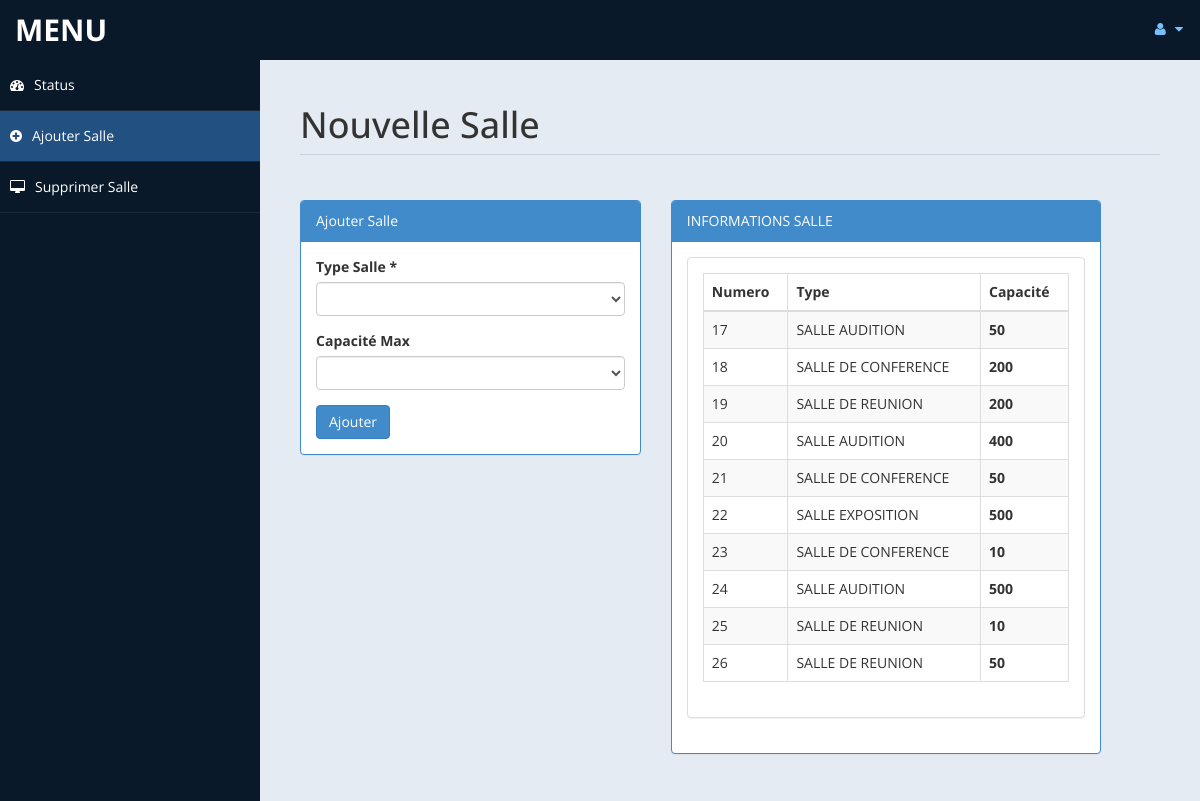
The app's page /admin/room.php (signed in) with its own data.
### tables this page shows
CREATE TABLE `room` (
  `id` int(10) UNSIGNED NOT NULL,
  `type` varchar(50) DEFAULT NULL,
  `Capacity` varchar(10) DEFAULT NULL,
  `place` varchar(10) DEFAULT NULL,
  `cusid` int(11) DEFAULT NULL
);

### admin/room.php (the view, shortened to what this page needs)
<!DOCTYPE html>
<html xmlns="http://www.w3.org/1999/xhtml">
<head>
    <link href="assets/css/bootstrap.css" rel="stylesheet" />
    <link href="assets/css/font-awesome.css" rel="stylesheet" />
    <link href="assets/css/custom-styles.css" rel="stylesheet" />
</head>
<body>
    <div id="wrapper">
        <nav class="navbar navbar-default top-navbar" role="navigation">
            <div class="navbar-header">
                <a class="navbar-brand" href="home.php">MENU </a>
            </div>
            <ul class="nav navbar-top-links navbar-right">
                <li class="dropdown">
                    <a class="dropdown-toggle" data-toggle="dropdown" href="#" aria-expanded="false">
                        <i class="fa fa-user fa-fw"></i> <i class="fa fa-caret-down"></i>
                    </a>
                </li>
            </ul>
        </nav>
        <nav class="navbar-default navbar-side" role="navigation">
            <div class="sidebar-collapse">
                <ul class="nav" id="main-menu">
                    <li>
                        <a  href="settings.php"><i class="fa fa-dashboard"></i>Status</a>
                    </li>
					<li>
                        <a  class="active-menu" href="room.php"><i class="fa fa-plus-circle"></i>Ajouter Salle</a>
                    </li>
                    <li>
                        <a  href="roomdel.php"><i class="fa fa-desktop"></i>Supprimer Salle</a>
                    </li>
            </div>
        </nav>
        <div id="page-wrapper" >
            <div id="page-inner">
			 <div class="row">
                    <div class="col-md-12">
                        <h1 class="page-header">
                           Nouvelle Salle <small></small>
                        </h1>
                    </div>
                </div>
            <div class="row">
                <div class="col-md-5 col-sm-5">
                    <div class="panel panel-primary">
                        <div class="panel-heading">
                            Ajouter Salle
                        </div>
                        <div class="panel-body">
						<form name="form" method="post">
                            <div class="form-group">
                                            <label>Type Salle *</label>
                                            <select name="troom"  class="form-control" required>
                                                <option value selected ></option>
                                                <option value="SALLE AUDITION">SALLE AUDITION</option>
                                            </select>
                              </div>
								<div class="form-group">
                                            <label>Capacité Max</label>
                                            <select name="Capacity" class="form-control" required>
                                                <option value selected ></option>
                                                <option value="10">10</option>
                                            </select>
                               </div>
							 <input type="submit" name="add" value="Ajouter" class="btn btn-primary">
							</form>
							<?php
							 include('db.php');
							?>
                        </div>
                    </div>
                </div>
            <div class="row">
                <div class="col-md-6 col-sm-6">
                    <div class="panel panel-primary">
                        <div class="panel-heading">
                            INFORMATIONS SALLE
                        </div>
                        <div class="panel-body">
                    <div class="panel panel-default">
                        <?php
						$sql = "select * from room limit 0,10";
						$re = mysqli_query($con,$sql)
						?>
                        <div class="panel-body">
                            <div class="table-responsive">
                                <table class="table table-striped table-bordered table-hover" id="dataTables-example">
                                    <thead>
                                        <tr>
                                            <th>Numero </th>
                                            <th>Type</th>
											<th>Capacité</th>
                                        </tr>
                                    </thead>
                                    <tbody>
									<?php
										while($row= mysqli_fetch_array($re))
										{
												$id = $row['id'];
											if($id % 2 == 0)
											{
												echo "<tr class=odd gradeX>
													<td>".$row['id']."</td>
													<td>".$row['type']."</td>
												   <th>".$row['Capacity']."</th>
												</tr>";
											}
											else
											{
												echo"<tr class=even gradeC>
													<td>".$row['id']."</td>
													<td>".$row['type']."</td>
												   <th>".$row['Capacity']."</th>
												</tr>";
											}
										}
									?>
                                    </tbody>
                                </table>
                            </div>
                        </div>
                    </div>
                       </div>
                    </div>
                </div>
            </div>
					</div>
            </div>
        </div>
</body>
</html>

### admin/assets/css/custom-styles.css (style rules this page uses)
body { font-family: 'Open Sans', sans-serif; }
#wrapper { width: 100%; background:#09192A; }
#page-wrapper { padding: 15px 15px; min-height: 600px; background:#E5EBF2; }
#page-inner { width:100%; margin:10px 20px 10px 0px; background-color:transparent; padding:10px; min-height:1200px; }
h1, .h1, h2, .h2, h3, .h3 { margin-top: 7px; margin-bottom: -5px; }
.page-header { padding-bottom: 9px; margin: 10px 0 45px; border-bottom: 1px solid #C7D1DD; }
.top-navbar { margin:0px; }
.top-navbar .navbar-brand { color: #fff; width: 260px; text-align: left; height: 60px; font-size: 30px; font-weight: 700; text-transform: uppercase; line-height: 30px; }
.top-navbar .nav > li { position: relative; display: inline-block; }
.top-navbar .nav > li > a { position: relative; display: block; padding: 19px 15px; color: #77C0FD; }
.active-menu { background-color:#225081!important; }
.sidebar-collapse , .sidebar-collapse .nav { background:none; }
.sidebar-collapse .nav { padding:0; }
.sidebar-collapse .nav > li > a { color:#fff; background:transparent; text-shadow:none; }
.sidebar-collapse > .nav > li > a { padding:15px 10px; }
.sidebar-collapse > .nav > li { border-bottom: 1px solid rgba(107, 108, 109, 0.19); }
.navbar-side { border:none; background-color: transparent; }
.top-navbar { background:#09192A; border-bottom:none; }
.top-navbar .nav > li > a > i { margin-right: 2px; }
.navbar-default { border:0px solid black; }
.navbar-header { background: #09192A; }
.nav > li > a > i { margin-right:10px; }
@media (min-width:768px) { #page-wrapper { margin: 0 0 0 260px; padding: 15px 30px; min-height: 1200px; } }
@media (min-width:768px) { .navbar-side { z-index: 1; position: absolute; width: 260px; } }
@media (min-width:768px) { .navbar { border-radius: 0px; } }

### records on screen
room: id "17", type "SALLE AUDITION", Capacity "50"
room: id "18", type "SALLE DE CONFERENCE", Capacity "200"
room: id "19", type "SALLE DE REUNION", Capacity "200"
room: id "20", type "SALLE AUDITION", Capacity "400"
room: id "21", type "SALLE DE CONFERENCE", Capacity "50"
room: id "22", type "SALLE EXPOSITION", Capacity "500"
room: id "23", type "SALLE DE CONFERENCE", Capacity "10"
room: id "24", type "SALLE AUDITION", Capacity "500"
room: id "25", type "SALLE DE REUNION", Capacity "10"
room: id "26", type "SALLE DE REUNION", Capacity "50"
